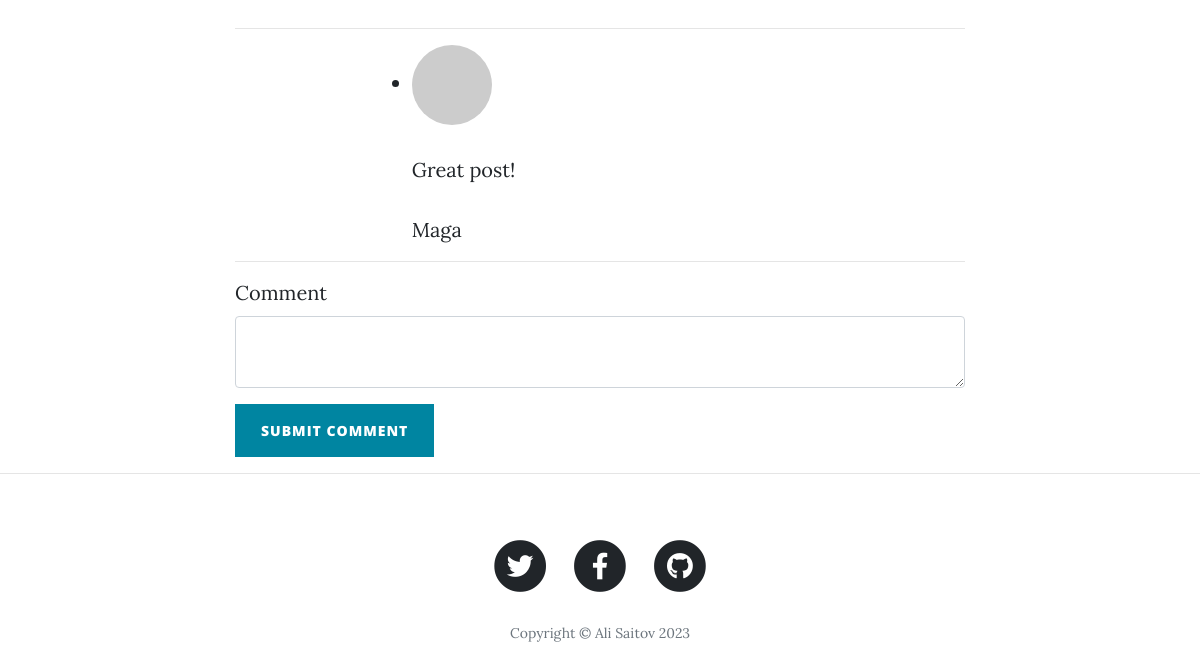
/post/1 (lower part), run on an earlier commit of the app's database.
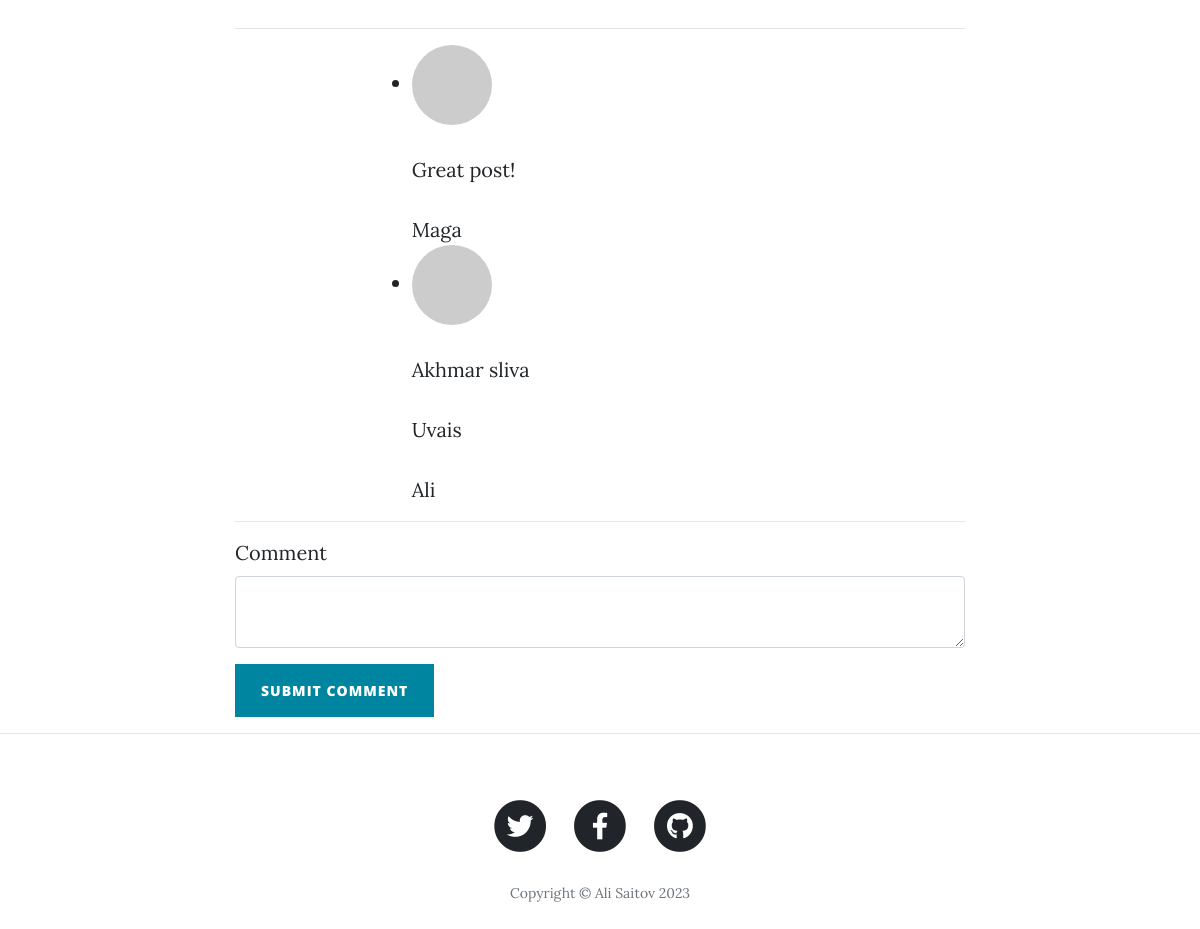
And on a later commit of the database.
### main.py (models this page shows)
class Comment(db.Model):
    __tablename__ = "comments"
    id = db.Column(db.Integer, primary_key=True)
    comment_text = db.Column(db.String, nullable=False)
    author_id = db.Column(db.Integer, db.ForeignKey("users.id"))
    comment_author = relationship("User", lazy='subquery', back_populates="comments")
    post_id = db.Column(db.Integer, db.ForeignKey("blog_posts.id"))
    parent_post = relationship("BlogPost", lazy='subquery', back_populates="comments")

class User(UserMixin, db.Model):
    __tablename__ = "users"
    id = db.Column(db.Integer, primary_key=True)
    email = db.Column(db.String(100), unique=True)
    password = db.Column(db.String(100))
    name = db.Column(db.String(100))
    posts = relationship("BlogPost", back_populates="author")
    comments = relationship("Comment", back_populates="comment_author")

### main.py (the view, shortened to what this page needs)
@app.route("/post/<int:post_id>", methods=["GET", "POST"])
def show_post(post_id):
    form = CommentForm()
    with app.app_context():
        requested_post = BlogPost.query.get(post_id)
        requested_comments = db.session.query(Comment).all()
    return render_template("post.html", post=requested_post, post_comments=requested_comments, current_user=current_user, form=form)

### forms.py
class CommentForm(FlaskForm):
    comment = CKEditorField("Comment", validators=[DataRequired()])
    submit = SubmitField("Submit Comment")

### templates/post.html (shortened to what this page needs)
{% include "header.html" %}
{% import "bootstrap/wtf.html" as wtf %}
  <article>
    <div class="container">
      <div class="row">
        <div class="col-lg-8 col-md-10 mx-auto">
           <hr>
            <div class="col-lg-8 col-md-10 mx-auto comment">
                    <ul class="commentList">
                    {% for comment in post_comments: %}
                        {% if comment.post_id == post.id: %}
                        <li>
                            <div class="commenterImage">
                                <img src="{{comment.comment_author.email | gravatar}}" class="rounded-circle mr-2"/>
                            </div>
                            <div class="commentText">
                                {{ comment.comment_text | safe }}
                                <span class="date sub-text">{{ comment.comment_author.name }}</span>
                            </div>
                        </li>
                        {% endif %}
                    {% endfor %}
                    </ul>
                </div>
            <hr>
            {{ wtf.quick_form(form, novalidate=True, button_map={"submit": "primary"}) }}
          </div>
      </div>
    </div>
  </article>
  <hr>
{% include "footer.html" %}

What changed in the data, as far as the page shows it:
added Comment: comment_text "Akhmar sliva Uvais", comment_author.name "Ali"
